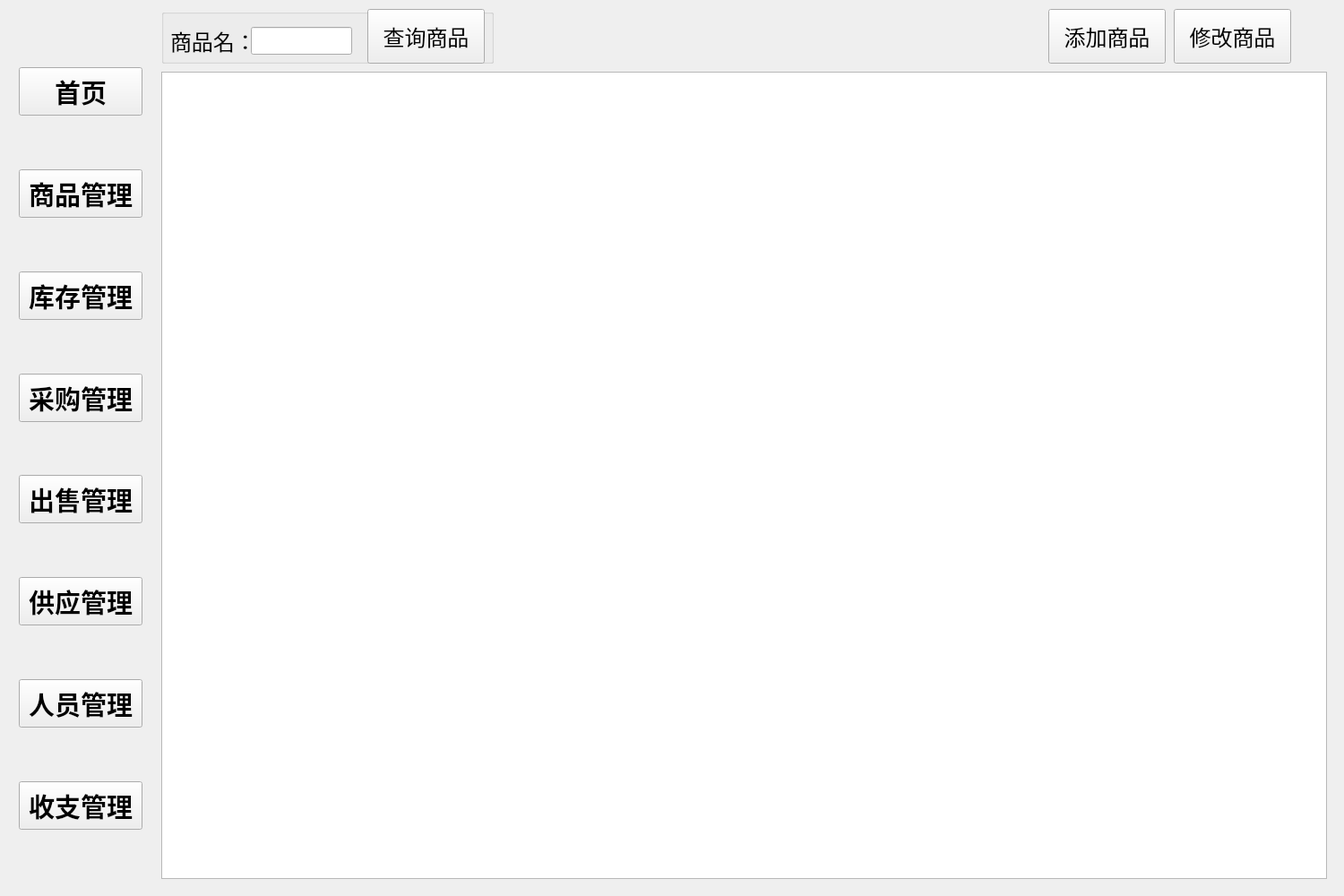
<?xml version="1.0" encoding="UTF-8"?>
<ui version="4.0">
 <class>MainWindowClass</class>
 <widget class="QMainWindow" name="MainWindowClass">
  <property name="geometry">
   <rect>
    <x>0</x>
    <y>0</y>
    <width>1500</width>
    <height>1000</height>
   </rect>
  </property>
  <property name="windowTitle">
   <string>鸭鸭便利店后台管理系统</string>
  </property>
  <property name="windowIcon">
   <iconset resource="Duck_Store.qrc">
    <normaloff>:/Duck_Store/image/duck.jpg</normaloff>:/Duck_Store/image/duck.jpg</iconset>
  </property>
  <widget class="QWidget" name="centralWidget">
   <widget class="QWidget" name="verticalLayoutWidget">
    <property name="geometry">
     <rect>
      <x>10</x>
      <y>10</y>
      <width>160</width>
      <height>981</height>
     </rect>
    </property>
    <layout class="QVBoxLayout" name="Menu">
     <item>
      <spacer name="verticalSpacer">
       <property name="orientation">
        <enum>Qt::Vertical</enum>
       </property>
       <property name="sizeHint" stdset="0">
        <size>
         <width>20</width>
         <height>40</height>
        </size>
       </property>
      </spacer>
     </item>
     <item>
      <widget class="QPushButton" name="PB_MainPage">
       <property name="sizePolicy">
        <sizepolicy hsizetype="Minimum" vsizetype="Expanding">
         <horstretch>0</horstretch>
         <verstretch>0</verstretch>
        </sizepolicy>
       </property>
       <property name="font">
        <font>
         <family>幼圆</family>
         <pointsize>22</pointsize>
         <weight>75</weight>
         <bold>true</bold>
        </font>
       </property>
       <property name="text">
        <string>首页</string>
       </property>
      </widget>
     </item>
     <item>
      <spacer name="verticalSpacer_2">
       <property name="orientation">
        <enum>Qt::Vertical</enum>
       </property>
       <property name="sizeHint" stdset="0">
        <size>
         <width>20</width>
         <height>40</height>
        </size>
       </property>
      </spacer>
     </item>
     <item>
      <widget class="QPushButton" name="PB_Merchandise">
       <property name="sizePolicy">
        <sizepolicy hsizetype="Minimum" vsizetype="Expanding">
         <horstretch>0</horstretch>
         <verstretch>0</verstretch>
        </sizepolicy>
       </property>
       <property name="font">
        <font>
         <family>幼圆</family>
         <pointsize>22</pointsize>
         <weight>75</weight>
         <bold>true</bold>
        </font>
       </property>
       <property name="text">
        <string>商品管理</string>
       </property>
      </widget>
     </item>
     <item>
      <spacer name="verticalSpacer_3">
       <property name="orientation">
        <enum>Qt::Vertical</enum>
       </property>
       <property name="sizeHint" stdset="0">
        <size>
         <width>20</width>
         <height>40</height>
        </size>
       </property>
      </spacer>
     </item>
     <item>
      <widget class="QPushButton" name="PB_Inventory">
       <property name="sizePolicy">
        <sizepolicy hsizetype="Minimum" vsizetype="Expanding">
         <horstretch>0</horstretch>
         <verstretch>0</verstretch>
        </sizepolicy>
       </property>
       <property name="font">
        <font>
         <family>幼圆</family>
         <pointsize>22</pointsize>
         <weight>75</weight>
         <bold>true</bold>
        </font>
       </property>
       <property name="text">
        <string>库存管理</string>
       </property>
      </widget>
     </item>
     <item>
      <spacer name="verticalSpacer_4">
       <property name="orientation">
        <enum>Qt::Vertical</enum>
       </property>
       <property name="sizeHint" stdset="0">
        <size>
         <width>20</width>
         <height>40</height>
        </size>
       </property>
      </spacer>
     </item>
     <item>
      <widget class="QPushButton" name="PB_Purchase">
       <property name="sizePolicy">
        <sizepolicy hsizetype="Minimum" vsizetype="Expanding">
         <horstretch>0</horstretch>
         <verstretch>0</verstretch>
        </sizepolicy>
       </property>
       <property name="font">
        <font>
         <family>幼圆</family>
         <pointsize>22</pointsize>
         <weight>75</weight>
         <bold>true</bold>
        </font>
       </property>
       <property name="text">
        <string>采购管理</string>
       </property>
      </widget>
     </item>
     <item>
      <spacer name="verticalSpacer_5">
       <property name="orientation">
        <enum>Qt::Vertical</enum>
       </property>
       <property name="sizeHint" stdset="0">
        <size>
         <width>20</width>
         <height>40</height>
        </size>
       </property>
      </spacer>
     </item>
     <item>
      <widget class="QPushButton" name="PB_Sell">
       <property name="sizePolicy">
        <sizepolicy hsizetype="Minimum" vsizetype="Expanding">
         <horstretch>0</horstretch>
         <verstretch>0</verstretch>
        </sizepolicy>
       </property>
       <property name="font">
        <font>
         <family>幼圆</family>
         <pointsize>22</pointsize>
         <weight>75</weight>
         <bold>true</bold>
        </font>
       </property>
       <property name="text">
        <string>出售管理</string>
       </property>
      </widget>
     </item>
     <item>
      <spacer name="verticalSpacer_6">
       <property name="orientation">
        <enum>Qt::Vertical</enum>
       </property>
       <property name="sizeHint" stdset="0">
        <size>
         <width>20</width>
         <height>40</height>
        </size>
       </property>
      </spacer>
     </item>
     <item>
      <widget class="QPushButton" name="PB_Supplier">
       <property name="sizePolicy">
        <sizepolicy hsizetype="Minimum" vsizetype="Expanding">
         <horstretch>0</horstretch>
         <verstretch>0</verstretch>
        </sizepolicy>
       </property>
       <property name="font">
        <font>
         <family>幼圆</family>
         <pointsize>22</pointsize>
         <weight>75</weight>
         <bold>true</bold>
        </font>
       </property>
       <property name="text">
        <string>供应管理</string>
       </property>
      </widget>
     </item>
     <item>
      <spacer name="verticalSpacer_8">
       <property name="orientation">
        <enum>Qt::Vertical</enum>
       </property>
       <property name="sizeHint" stdset="0">
        <size>
         <width>20</width>
         <height>40</height>
        </size>
       </property>
      </spacer>
     </item>
     <item>
      <widget class="QPushButton" name="PB_Staff">
       <property name="sizePolicy">
        <sizepolicy hsizetype="Minimum" vsizetype="Expanding">
         <horstretch>0</horstretch>
         <verstretch>0</verstretch>
        </sizepolicy>
       </property>
       <property name="font">
        <font>
         <family>幼圆</family>
         <pointsize>22</pointsize>
         <weight>75</weight>
         <bold>true</bold>
        </font>
       </property>
       <property name="text">
        <string>人员管理</string>
       </property>
      </widget>
     </item>
     <item>
      <spacer name="verticalSpacer_7">
       <property name="orientation">
        <enum>Qt::Vertical</enum>
       </property>
       <property name="sizeHint" stdset="0">
        <size>
         <width>20</width>
         <height>40</height>
        </size>
       </property>
      </spacer>
     </item>
     <item>
      <widget class="QPushButton" name="PB_Income">
       <property name="sizePolicy">
        <sizepolicy hsizetype="Minimum" vsizetype="Expanding">
         <horstretch>0</horstretch>
         <verstretch>0</verstretch>
        </sizepolicy>
       </property>
       <property name="font">
        <font>
         <family>幼圆</family>
         <pointsize>22</pointsize>
         <weight>75</weight>
         <bold>true</bold>
        </font>
       </property>
       <property name="text">
        <string>收支管理</string>
       </property>
      </widget>
     </item>
     <item>
      <spacer name="verticalSpacer_9">
       <property name="orientation">
        <enum>Qt::Vertical</enum>
       </property>
       <property name="sizeHint" stdset="0">
        <size>
         <width>20</width>
         <height>40</height>
        </size>
       </property>
      </spacer>
     </item>
    </layout>
   </widget>
   <widget class="QStackedWidget" name="stackedWidget">
    <property name="geometry">
     <rect>
      <x>170</x>
      <y>10</y>
      <width>1321</width>
      <height>981</height>
     </rect>
    </property>
    <property name="currentIndex">
     <number>1</number>
    </property>
    <widget class="QWidget" name="Page_Main">
     <widget class="QLabel" name="label_5">
      <property name="geometry">
       <rect>
        <x>30</x>
        <y>-50</y>
        <width>1291</width>
        <height>971</height>
       </rect>
      </property>
      <property name="text">
       <string/>
      </property>
      <property name="pixmap">
       <pixmap resource="Duck_Store.qrc">:/Duck_Store/image/MainPage.png</pixmap>
      </property>
      <property name="scaledContents">
       <bool>true</bool>
      </property>
     </widget>
     <widget class="QLabel" name="label">
      <property name="geometry">
       <rect>
        <x>640</x>
        <y>830</y>
        <width>661</width>
        <height>141</height>
       </rect>
      </property>
      <property name="font">
       <font>
        <family>幼圆</family>
        <pointsize>24</pointsize>
        <weight>75</weight>
        <bold>true</bold>
       </font>
      </property>
      <property name="text">
       <string>&lt;html&gt;&lt;head/&gt;&lt;body&gt;&lt;p&gt;设计成员：&lt;span style=&quot; font-weight:400;&quot;&gt;刘文越、王子卓、李欣蓉、许 睿&lt;/span&gt;&lt;/p&gt;&lt;p&gt;指导老师：&lt;span style=&quot; font-weight:400;&quot;&gt;李晓莉&lt;/span&gt;&lt;/p&gt;&lt;/body&gt;&lt;/html&gt;</string>
      </property>
     </widget>
    </widget>
    <widget class="QWidget" name="Page_Merchandise">
     <property name="font">
      <font>
       <pointsize>18</pointsize>
      </font>
     </property>
     <widget class="QTableWidget" name="TB_Mer">
      <property name="geometry">
       <rect>
        <x>10</x>
        <y>70</y>
        <width>1301</width>
        <height>901</height>
       </rect>
      </property>
      <property name="font">
       <font>
        <pointsize>18</pointsize>
       </font>
      </property>
     </widget>
     <widget class="QPushButton" name="PB_Add_Mer">
      <property name="geometry">
       <rect>
        <x>1000</x>
        <y>0</y>
        <width>131</width>
        <height>61</height>
       </rect>
      </property>
      <property name="font">
       <font>
        <family>幼圆</family>
        <pointsize>18</pointsize>
       </font>
      </property>
      <property name="text">
       <string>添加商品</string>
      </property>
     </widget>
     <widget class="QPushButton" name="PB_Mdf_Mer">
      <property name="geometry">
       <rect>
        <x>1140</x>
        <y>0</y>
        <width>131</width>
        <height>61</height>
       </rect>
      </property>
      <property name="font">
       <font>
        <family>幼圆</family>
        <pointsize>18</pointsize>
       </font>
      </property>
      <property name="text">
       <string>修改商品</string>
      </property>
     </widget>
     <widget class="QGroupBox" name="groupBox">
      <property name="geometry">
       <rect>
        <x>10</x>
        <y>0</y>
        <width>371</width>
        <height>61</height>
       </rect>
      </property>
      <property name="title">
       <string/>
      </property>
      <widget class="QLineEdit" name="LE_Que_Mer">
       <property name="geometry">
        <rect>
         <x>100</x>
         <y>20</y>
         <width>113</width>
         <height>31</height>
        </rect>
       </property>
      </widget>
      <widget class="QPushButton" name="PB_Que_Mer">
       <property name="geometry">
        <rect>
         <x>230</x>
         <y>0</y>
         <width>131</width>
         <height>61</height>
        </rect>
       </property>
       <property name="font">
        <font>
         <family>幼圆</family>
         <pointsize>18</pointsize>
        </font>
       </property>
       <property name="text">
        <string>查询商品</string>
       </property>
      </widget>
      <widget class="QLabel" name="label_2">
       <property name="geometry">
        <rect>
         <x>10</x>
         <y>20</y>
         <width>91</width>
         <height>31</height>
        </rect>
       </property>
       <property name="font">
        <font>
         <family>幼圆</family>
         <pointsize>18</pointsize>
        </font>
       </property>
       <property name="text">
        <string>商品名：</string>
       </property>
      </widget>
     </widget>
    </widget>
    <widget class="QWidget" name="Page_Inventory">
     <widget class="QTableWidget" name="TB_Inventory">
      <property name="geometry">
       <rect>
        <x>10</x>
        <y>70</y>
        <width>1301</width>
        <height>901</height>
       </rect>
      </property>
      <property name="font">
       <font>
        <pointsize>18</pointsize>
       </font>
      </property>
     </widget>
     <widget class="QLabel" name="label_3">
      <property name="geometry">
       <rect>
        <x>1000</x>
        <y>10</y>
        <width>301</width>
        <height>41</height>
       </rect>
      </property>
      <property name="font">
       <font>
        <family>幼圆</family>
        <pointsize>30</pointsize>
        <weight>75</weight>
        <bold>true</bold>
       </font>
      </property>
      <property name="text">
       <string>鸭鸭便利店库存</string>
      </property>
     </widget>
     <widget class="QPushButton" name="PB_Inv_ID">
      <property name="geometry">
       <rect>
        <x>10</x>
        <y>0</y>
        <width>131</width>
        <height>61</height>
       </rect>
      </property>
      <property name="font">
       <font>
        <family>幼圆</family>
        <pointsize>18</pointsize>
       </font>
      </property>
      <property name="text">
       <string>ID排序</string>
      </property>
     </widget>
     <widget class="QPushButton" name="PB_Inv_Type">
      <property name="geometry">
       <rect>
        <x>150</x>
        <y>0</y>
        <width>131</width>
        <height>61</height>
       </rect>
      </property>
      <property name="font">
       <font>
        <family>幼圆</family>
        <pointsize>18</pointsize>
       </font>
      </property>
      <property name="text">
       <string>类型排序</string>
      </property>
     </widget>
     <widget class="QPushButton" name="PB_Inv_Name">
      <property name="geometry">
       <rect>
        <x>290</x>
        <y>0</y>
        <width>131</width>
        <height>61</height>
       </rect>
      </property>
      <property name="font">
       <font>
        <family>幼圆</family>
        <pointsize>18</pointsize>
       </font>
      </property>
      <property name="text">
       <string>名称排序</string>
      </property>
     </widget>
     <widget class="QPushButton" name="PB_Inv_Inv">
      <property name="geometry">
       <rect>
        <x>430</x>
        <y>0</y>
        <width>131</width>
        <height>61</height>
       </rect>
      </property>
      <property name="font">
       <font>
        <family>幼圆</family>
        <pointsize>18</pointsize>
       </font>
      </property>
      <property name="text">
       <string>库存排序</string>
      </property>
     </widget>
     <widget class="QPushButton" name="PB_Inv_Output">
      <property name="geometry">
       <rect>
        <x>570</x>
        <y>0</y>
        <width>131</width>
        <height>61</height>
       </rect>
      </property>
      <property name="font">
       <font>
        <family>幼圆</family>
        <pointsize>18</pointsize>
       </font>
      </property>
      <property name="text">
       <string>导出库存</string>
      </property>
     </widget>
    </widget>
    <widget class="QWidget" name="Page_Purchase">
     <widget class="QTableWidget" name="TB_Purchase">
      <property name="geometry">
       <rect>
        <x>10</x>
        <y>70</y>
        <width>1301</width>
        <height>901</height>
       </rect>
      </property>
      <property name="font">
       <font>
        <pointsize>18</pointsize>
       </font>
      </property>
     </widget>
     <widget class="QPushButton" name="PB_Add_Purchase">
      <property name="geometry">
       <rect>
        <x>10</x>
        <y>0</y>
        <width>171</width>
        <height>61</height>
       </rect>
      </property>
      <property name="font">
       <font>
        <family>幼圆</family>
        <pointsize>18</pointsize>
       </font>
      </property>
      <property name="text">
       <string>增加采购记录</string>
      </property>
     </widget>
     <widget class="QPushButton" name="PB_Del_Purchase">
      <property name="geometry">
       <rect>
        <x>190</x>
        <y>0</y>
        <width>171</width>
        <height>61</height>
       </rect>
      </property>
      <property name="font">
       <font>
        <family>幼圆</family>
        <pointsize>18</pointsize>
       </font>
      </property>
      <property name="text">
       <string>删除采购记录</string>
      </property>
     </widget>
     <widget class="QPushButton" name="PB_Out_Purchase">
      <property name="geometry">
       <rect>
        <x>370</x>
        <y>0</y>
        <width>171</width>
        <height>61</height>
       </rect>
      </property>
      <property name="font">
       <font>
        <family>幼圆</family>
        <pointsize>18</pointsize>
       </font>
      </property>
      <property name="text">
       <string>导出采购记录</string>
      </property>
     </widget>
    </widget>
    <widget class="QWidget" name="Page_Sell">
     <widget class="QTableWidget" name="TB_Sell">
      <property name="geometry">
       <rect>
        <x>10</x>
        <y>70</y>
        <width>1301</width>
        <height>901</height>
       </rect>
      </property>
      <property name="font">
       <font>
        <pointsize>18</pointsize>
       </font>
      </property>
     </widget>
     <widget class="QPushButton" name="PB_Add_Sell">
      <property name="geometry">
       <rect>
        <x>10</x>
        <y>0</y>
        <width>171</width>
        <height>61</height>
       </rect>
      </property>
      <property name="font">
       <font>
        <family>幼圆</family>
        <pointsize>18</pointsize>
       </font>
      </property>
      <property name="text">
       <string>新增出售记录</string>
      </property>
     </widget>
     <widget class="QPushButton" name="PB_Del_Sell">
      <property name="geometry">
       <rect>
        <x>190</x>
        <y>0</y>
        <width>171</width>
        <height>61</height>
       </rect>
      </property>
      <property name="font">
       <font>
        <family>幼圆</family>
        <pointsize>18</pointsize>
       </font>
      </property>
      <property name="text">
       <string>删除出售记录</string>
      </property>
     </widget>
     <widget class="QPushButton" name="PB_Out_Sell">
      <property name="geometry">
       <rect>
        <x>370</x>
        <y>0</y>
        <width>171</width>
        <height>61</height>
       </rect>
      </property>
      <property name="font">
       <font>
        <family>幼圆</family>
        <pointsize>18</pointsize>
       </font>
      </property>
      <property name="text">
       <string>导出出售记录</string>
      </property>
     </widget>
    </widget>
    <widget class="QWidget" name="Page_Supplier">
     <widget class="QTableWidget" name="TB_Supplier">
      <property name="geometry">
       <rect>
        <x>10</x>
        <y>70</y>
        <width>1301</width>
        <height>901</height>
       </rect>
      </property>
      <property name="font">
       <font>
        <pointsize>18</pointsize>
       </font>
      </property>
     </widget>
     <widget class="QPushButton" name="PB_Add_Supplier">
      <property name="geometry">
       <rect>
        <x>10</x>
        <y>0</y>
        <width>171</width>
        <height>61</height>
       </rect>
      </property>
      <property name="font">
       <font>
        <family>幼圆</family>
        <pointsize>18</pointsize>
       </font>
      </property>
      <property name="text">
       <string>增加供应商</string>
      </property>
     </widget>
     <widget class="QPushButton" name="PB_Mdf_Supplier">
      <property name="geometry">
       <rect>
        <x>190</x>
        <y>0</y>
        <width>171</width>
        <height>61</height>
       </rect>
      </property>
      <property name="font">
       <font>
        <family>幼圆</family>
        <pointsize>18</pointsize>
       </font>
      </property>
      <property name="text">
       <string>修改供应商</string>
      </property>
     </widget>
     <widget class="QPushButton" name="PB_Del_Supplier">
      <property name="geometry">
       <rect>
        <x>370</x>
        <y>0</y>
        <width>171</width>
        <height>61</height>
       </rect>
      </property>
      <property name="font">
       <font>
        <family>幼圆</family>
        <pointsize>18</pointsize>
       </font>
      </property>
      <property name="text">
       <string>删除供应商</string>
      </property>
     </widget>
     <widget class="QPushButton" name="PB_Out_Supplier">
      <property name="geometry">
       <rect>
        <x>550</x>
        <y>0</y>
        <width>171</width>
        <height>61</height>
       </rect>
      </property>
      <property name="font">
       <font>
        <family>幼圆</family>
        <pointsize>18</pointsize>
       </font>
      </property>
      <property name="text">
       <string>导出供应商</string>
      </property>
     </widget>
    </widget>
    <widget class="QWidget" name="Page_Staff">
     <widget class="QTableWidget" name="TB_Staff">
      <property name="geometry">
       <rect>
        <x>10</x>
        <y>70</y>
        <width>1301</width>
        <height>901</height>
       </rect>
      </property>
      <property name="font">
       <font>
        <pointsize>18</pointsize>
       </font>
      </property>
     </widget>
     <widget class="QPushButton" name="PB_Add_Staff">
      <property name="geometry">
       <rect>
        <x>10</x>
        <y>0</y>
        <width>121</width>
        <height>61</height>
       </rect>
      </property>
      <property name="font">
       <font>
        <family>幼圆</family>
        <pointsize>18</pointsize>
       </font>
      </property>
      <property name="text">
       <string>新增员工</string>
      </property>
     </widget>
     <widget class="QPushButton" name="PB_Del_Staff">
      <property name="geometry">
       <rect>
        <x>270</x>
        <y>0</y>
        <width>121</width>
        <height>61</height>
       </rect>
      </property>
      <property name="font">
       <font>
        <family>幼圆</family>
        <pointsize>18</pointsize>
       </font>
      </property>
      <property name="text">
       <string>删除员工</string>
      </property>
     </widget>
     <widget class="QPushButton" name="PB_Mdf_Staff">
      <property name="geometry">
       <rect>
        <x>140</x>
        <y>0</y>
        <width>121</width>
        <height>61</height>
       </rect>
      </property>
      <property name="font">
       <font>
        <family>幼圆</family>
        <pointsize>18</pointsize>
       </font>
      </property>
      <property name="text">
       <string>修改员工</string>
      </property>
     </widget>
    </widget>
    <widget class="QWidget" name="Page_NoPermission">
     <widget class="QLabel" name="label_4">
      <property name="geometry">
       <rect>
        <x>240</x>
        <y>540</y>
        <width>881</width>
        <height>171</height>
       </rect>
      </property>
      <property name="font">
       <font>
        <family>Consolas</family>
        <pointsize>72</pointsize>
        <weight>75</weight>
        <bold>true</bold>
       </font>
      </property>
      <property name="text">
       <string>No Permission!!!</string>
      </property>
     </widget>
     <widget class="QLabel" name="label_6">
      <property name="geometry">
       <rect>
        <x>410</x>
        <y>150</y>
        <width>431</width>
        <height>391</height>
       </rect>
      </property>
      <property name="text">
       <string/>
      </property>
      <property name="pixmap">
       <pixmap resource="Duck_Store.qrc">:/Duck_Store/image/NoPermission.png</pixmap>
      </property>
      <property name="scaledContents">
       <bool>true</bool>
      </property>
     </widget>
    </widget>
    <widget class="QWidget" name="Page_Income">
     <widget class="QTableWidget" name="TB_Income">
      <property name="geometry">
       <rect>
        <x>10</x>
        <y>60</y>
        <width>1301</width>
        <height>911</height>
       </rect>
      </property>
      <property name="font">
       <font>
        <pointsize>18</pointsize>
        <kerning>true</kerning>
       </font>
      </property>
     </widget>
     <widget class="QGroupBox" name="groupBox_2">
      <property name="geometry">
       <rect>
        <x>10</x>
        <y>0</y>
        <width>371</width>
        <height>51</height>
       </rect>
      </property>
      <property name="title">
       <string/>
      </property>
      <widget class="QLineEdit" name="LE_Inc_Year">
       <property name="geometry">
        <rect>
         <x>90</x>
         <y>10</y>
         <width>113</width>
         <height>31</height>
        </rect>
       </property>
       <property name="font">
        <font>
         <family>幼圆</family>
         <pointsize>18</pointsize>
        </font>
       </property>
      </widget>
      <widget class="QLabel" name="label_7">
       <property name="geometry">
        <rect>
         <x>20</x>
         <y>10</y>
         <width>61</width>
         <height>31</height>
        </rect>
       </property>
       <property name="font">
        <font>
         <family>幼圆</family>
         <pointsize>18</pointsize>
        </font>
       </property>
       <property name="text">
        <string>年份：</string>
       </property>
      </widget>
      <widget class="QPushButton" name="PB_Que_Inc">
       <property name="geometry">
        <rect>
         <x>230</x>
         <y>0</y>
         <width>131</width>
         <height>51</height>
        </rect>
       </property>
       <property name="font">
        <font>
         <family>幼圆</family>
         <pointsize>18</pointsize>
        </font>
       </property>
       <property name="text">
        <string>查询收支</string>
       </property>
      </widget>
     </widget>
    </widget>
   </widget>
  </widget>
 </widget>
 <layoutdefault spacing="6" margin="11"/>
 <resources>
  <include location="Duck_Store.qrc"/>
 </resources>
 <connections/>
</ui>
